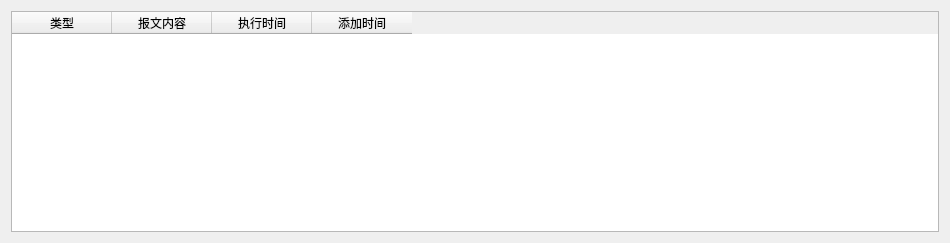
<?xml version="1.0" encoding="UTF-8"?>
<ui version="4.0">
 <class>Schedule</class>
 <widget class="QDialog" name="Schedule">
  <property name="geometry">
   <rect>
    <x>0</x>
    <y>0</y>
    <width>950</width>
    <height>243</height>
   </rect>
  </property>
  <property name="windowTitle">
   <string>定时任务列表</string>
  </property>
  <layout class="QVBoxLayout" name="verticalLayout">
   <item>
    <widget class="QTableWidget" name="sch_table">
     <property name="editTriggers">
      <set>QAbstractItemView::NoEditTriggers</set>
     </property>
     <column>
      <property name="text">
       <string>类型</string>
      </property>
     </column>
     <column>
      <property name="text">
       <string>报文内容</string>
      </property>
     </column>
     <column>
      <property name="text">
       <string>执行时间</string>
      </property>
     </column>
     <column>
      <property name="text">
       <string>添加时间</string>
      </property>
     </column>
    </widget>
   </item>
  </layout>
 </widget>
 <resources/>
 <connections/>
</ui>
